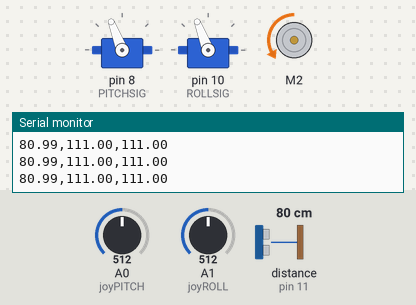
A sketch run on a simulated Arduino Uno, built with avr-gcc and run on an emulated ATmega328P. On the bench: 2 × servo, DC motor (green arrow = forward, orange = backward, longer = faster), the last lines printed to the serial monitor. The test bench sets the inputs (shaded band); at power-on: distance to the obstacle (sensor on pin 11) 80 cm, A0 (joyPITCH) = 512, A1 (joyROLL) = 512. The echo pulse lasts 58.3 µs per cm.

Above: at 4.2 s.
4.3 s: distance to the obstacle (sensor on pin 11) set to 9 cm
At 5.5 s:
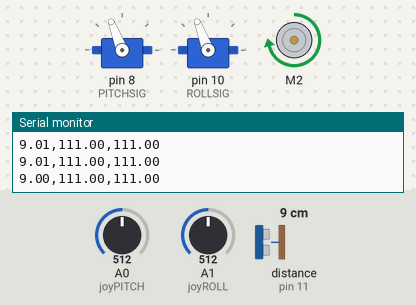
7.3 s: A0 (joyPITCH) set to 716
At 8.8 s:
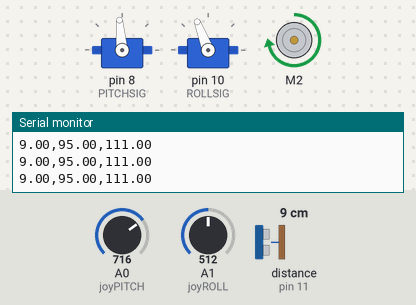
9.1 s: A1 (joyROLL) set to 190
At 10.0 s:
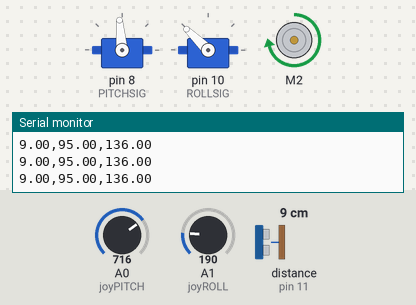
11.1 s: distance to the obstacle (sensor on pin 11) set to 18 cm
At 12.1 s:
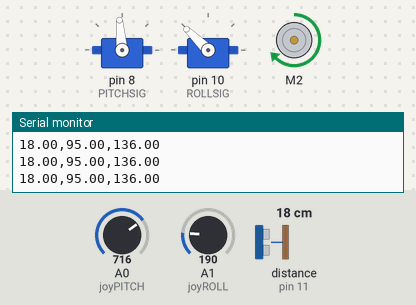
12.8 s: A0 (joyPITCH) set to 662
At 13.02 s:
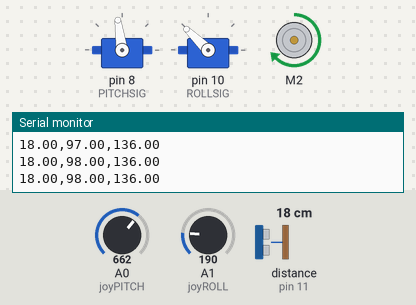
14.6 s: A0 (joyPITCH) set to 652
At 15.3 s:
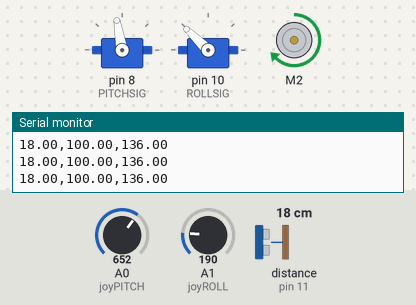
Timing chart, 0 to 17.3 s (numbered marks = the images above; inputs shaded):
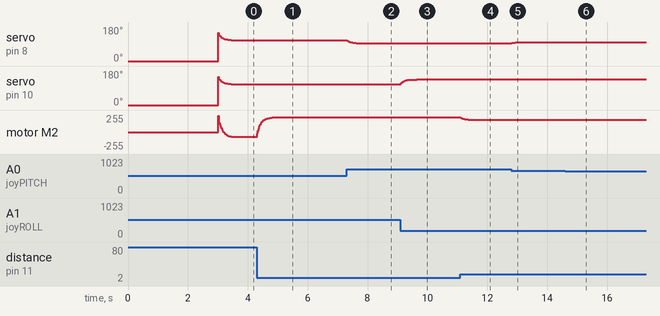

The sketch:

driver.ino
```cpp
// AERO 465 Final Project: Level Altitude Helicopter Control Stick
// Gagandeep Thapar, Jake Pietig, Declan Clause

// Libraries to use
#include <Servo.h>  // servo controller
#include <NewPing.h>  // ultrasonic sensor
#include <SparkFun_TB6612.h>  // motor controller
// NOTE: SimpleKalmanFilter does exist, however, I will be using my own for greater control

// Declarations
// SERVO
#define PITCHSIG 8  // pin for pitch servo signal
#define ROLLSIG 10  // pin for roll servo signal
#define NORM 110 // "0" degree in angle offset
#define DELTA -40 // amount of control allowable in each direction (deg)
Servo pitchRotor; // servo object for pitch control
Servo rollRotor;  // servo object for roll control

// ULTRASONIC SENSOR
#define TRIGGER_PIN 12  // pin for trigger
#define ECHO_PIN 11 // pin for echo
#define MAX_DIST 200  // max distance (cm)
NewPing altSensor(TRIGGER_PIN, ECHO_PIN, MAX_DIST); // ultrasonic sensor object
float distFactor = 1.0; // temp. dist factor to account for errors in ultrasonic sensor

// MOTOR CONTROLLER
#define AIN1 2  // pin for A IN
#define AIN2 4  // pin for A IN
#define PWMA 5  // pin for PWM control
#define STBY 9  // pin for standby
Motor prop = Motor(AIN1, AIN2, PWMA, 1, STBY);  // motor object (propeller)

// KALMAN FILTER (initial values)
float Q = 0.00001;  // universal, process noise
float R = 0.0003;  // universal, measurement noise
float P_PRE[] = {0.0, 0.0, 0.0};  // ultrasonic, joyPITCH, joyROLL; P values
float X[] = {0.0, 0.0, 0.0};  // ultrasonic, joyPITCH, joyROLL; X values

// JOYSTICK
#define joyPITCH A0 // pin for PITCH Control
#define joyROLL A1  // pin for ROLL Control

// OUTPUTS
float altitude;
float pitchAngle, pitchDrive;
float rollAngle, rollDrive;
int propellerSpeed;

void setup() {
  Serial.begin(9600);
  distFactor = calibrateSensor(3);  // [~] Correction Factor for distance readings

  pitchRotor.attach(PITCHSIG);  // correlate the pins to the correct servos
  rollRotor.attach(ROLLSIG);

  pitchRotor.write(0);
  rollRotor.write(0);

}

void loop() {

  // handle altitude
  altitude = grabFiltDist();  // measure distance AND kalman filter it
  propellerSpeed = (int) map(altitude, 0, 50, 255, 50); // map value to something motor can sense
  prop.drive(propellerSpeed); // drive motor to this speed

  Serial.print(altitude);
  Serial.print(",");
//  Serial.println(propellerSpeed);
//  Serial.print(",");


  // handle pitch
  pitchAngle = grabFiltPitch(); // measure pitch angle AND kalman filter it
  pitchDrive = (int) map(pitchAngle, 0, 1023, -1*DELTA, DELTA) + NORM; // map value to something a servo can do
  pitchRotor.write(pitchDrive); // drive servo

//  Serial.print(pitchAngle);
//  Serial.print(",");
  Serial.print(pitchDrive);
  Serial.print(",");

  // handle roll
  rollAngle = grabFiltRoll(); // measure roll angle AND kalman filter it
  rollDrive = (int) map(rollAngle, 0, 1023, -1*DELTA, DELTA) + NORM; // map value to something a servo can do
  rollRotor.write(rollDrive); // drive servo

//  Serial.print(rollAngle);
//  Serial.print(",");
  Serial.println(rollDrive);

}

float kalman(float meas, int idx){  // custom Kalman Filter code based on array of X, P values and uniform Q, R values

  // predictor step
  float xPre = X[idx];
  float pPre = P_PRE[idx] + Q;

  // corrector step
  float K = pPre/(pPre + R);
  X[idx] = xPre + K*(meas - xPre);
  P_PRE[idx] = (1-K) * pPre;

  // return the expected value
  return X[idx];

}

float grabFiltRoll(){ // kalman filter the roll angle from joystick
  return kalman(analogRead(joyROLL), 2);
}

float grabFiltPitch(){  // kalman filter the pitch angle from joystick
  return kalman(analogRead(joyPITCH), 1);
}

float grabDist() {  // function to grab distance from ultrasonic sensor directly to CM
  return altSensor.ping_cm();
}

float grabFiltDist(){ // function to kalman filter the distance reading from the ultrasonic sensor
  return kalman(grabDist(), 0);
}

float calibrateSensor(int timeSec) {  // function to calibrate sensor over predetermined time
  int rawDist = 0;
  int curDist = 0;
  int sampleSize = 0;

  while (millis() < timeSec*1000) {
    rawDist = rawDist + grabDist();  // find total distance over set period of time
    sampleSize = sampleSize + 1;
  }

  return ((double)sampleSize * 10.00 / (double)rawDist);  // find average; return correction factor @ 10cm

}
```

Measured:
- after the input at 4.3 s, motor M2: moves from backward 73/255 to forward 219/255 over 0.50 s, starting at once
- after the input at 7.3 s, servo on pin 8 (PITCHSIG): moves from 111° to 95° over 0.30 s, starting at once
- after the input at 9.1 s, servo on pin 10 (ROLLSIG): moves from 111° to 136° over 0.53 s, starting at once
- after the input at 11.1 s, motor M2: forward 219/255 → forward 190/255 at once, → forward 186/255 0.25 s later
- after the input at 12.8 s, servo on pin 8 (PITCHSIG): 95° → 97° at once, → 98° 0.10 s later, → 99° 0.19 s later
- after the input at 14.6 s, servo on pin 8 (PITCHSIG): 99° → 100° after 0.26 s
